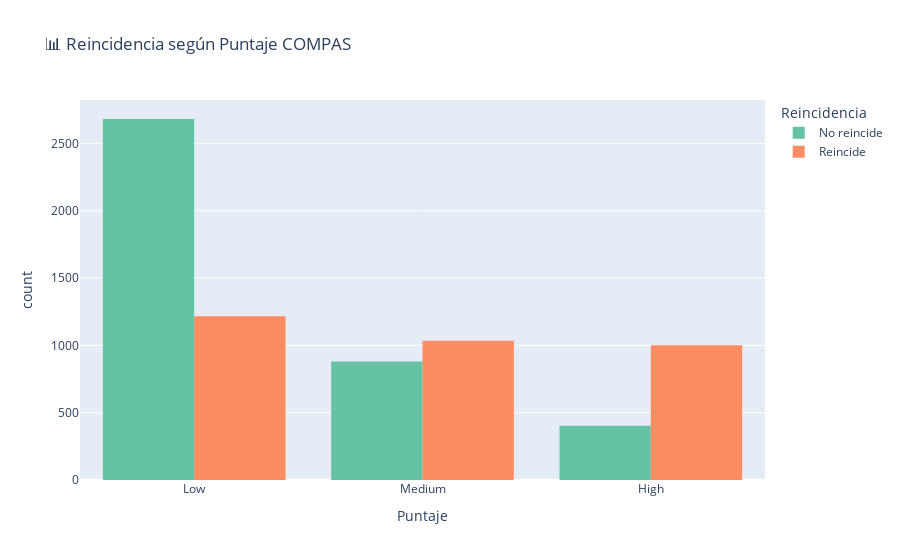

The cell this chart's notebook holds for it:
### Markdown cell above
### Reincidencia según Puntaje COMPAS

### Code cell
fig = px.histogram(df_clave, x="score_text", color="recid_label", barmode="group",
                   title="📊 Reincidencia según Puntaje COMPAS",
                   labels={"recid_label": "Reincidencia", "score_text": "Puntaje"},
                   category_orders={"score_text": ["Low", "Medium", "High"]},
                   color_discrete_sequence=px.colors.qualitative.Set2)
fig.show()

### Figure 1 — Plotly figure (JSON) as saved in the notebook; plotly's stock layout.template omitted (floating-point values rounded to 4 significant figures; data arrays with more than 128 entries replaced by an {"elided": "..."} marker saying what was removed)
{"data": [{"alignmentgroup": "True", "bingroup": "x", "hovertemplate": "Reincidencia=No reincide<br>Puntaje=%{x}<br>count=%{y}<extra></extra>", "legendgroup": "No reincide", "marker": {"color": "rgb(102,194,165)", "pattern": {"shape": ""}}, "name": "No reincide", "offsetgroup": "No reincide", "orientation": "v", "showlegend": true, "type": "histogram", "x": {"elided": "3963 str values"}, "xaxis": "x", "yaxis": "y"}, {"alignmentgroup": "True", "bingroup": "x", "hovertemplate": "Reincidencia=Reincide<br>Puntaje=%{x}<br>count=%{y}<extra></extra>", "legendgroup": "Reincide", "marker": {"color": "rgb(252,141,98)", "pattern": {"shape": ""}}, "name": "Reincide", "offsetgroup": "Reincide", "orientation": "v", "showlegend": true, "type": "histogram", "x": {"elided": "3251 str values"}, "xaxis": "x", "yaxis": "y"}], "layout": {"barmode": "group", "legend": {"title": {"text": "Reincidencia"}, "tracegroupgap": 0}, "title": {"text": "📊 Reincidencia según Puntaje COMPAS"}, "xaxis": {"anchor": "y", "categoryarray": ["Low", "Medium", "High"], "categoryorder": "array", "domain": [0, 1], "title": {"text": "Puntaje"}}, "yaxis": {"anchor": "x", "domain": [0, 1], "title": {"text": "count"}}}}
